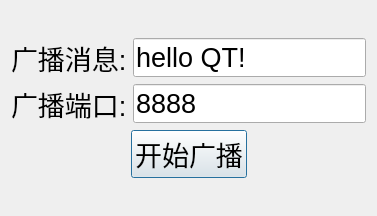
<?xml version="1.0" encoding="UTF-8"?>
<ui version="4.0">
 <class>SenderDialog</class>
 <widget class="QDialog" name="SenderDialog">
  <property name="geometry">
   <rect>
    <x>0</x>
    <y>0</y>
    <width>377</width>
    <height>216</height>
   </rect>
  </property>
  <property name="font">
   <font>
    <pointsize>20</pointsize>
   </font>
  </property>
  <property name="windowTitle">
   <string>广播发送端</string>
  </property>
  <layout class="QVBoxLayout" name="verticalLayout">
   <item>
    <spacer name="verticalSpacer">
     <property name="orientation">
      <enum>Qt::Vertical</enum>
     </property>
     <property name="sizeHint" stdset="0">
      <size>
       <width>20</width>
       <height>15</height>
      </size>
     </property>
    </spacer>
   </item>
   <item>
    <layout class="QGridLayout" name="gridLayout">
     <item row="0" column="0">
      <widget class="QLabel" name="label">
       <property name="text">
        <string>广播消息:</string>
       </property>
      </widget>
     </item>
     <item row="0" column="1">
      <widget class="QLineEdit" name="messageEdit">
       <property name="text">
        <string>hello QT!</string>
       </property>
      </widget>
     </item>
     <item row="1" column="0">
      <widget class="QLabel" name="label_2">
       <property name="text">
        <string>广播端口:</string>
       </property>
      </widget>
     </item>
     <item row="1" column="1">
      <widget class="QLineEdit" name="portEdit">
       <property name="text">
        <string>8888</string>
       </property>
      </widget>
     </item>
    </layout>
   </item>
   <item>
    <layout class="QHBoxLayout" name="horizontalLayout">
     <item>
      <spacer name="horizontalSpacer">
       <property name="orientation">
        <enum>Qt::Horizontal</enum>
       </property>
       <property name="sizeHint" stdset="0">
        <size>
         <width>40</width>
         <height>20</height>
        </size>
       </property>
      </spacer>
     </item>
     <item>
      <widget class="QPushButton" name="startButton">
       <property name="text">
        <string>开始广播</string>
       </property>
      </widget>
     </item>
     <item>
      <spacer name="horizontalSpacer_2">
       <property name="orientation">
        <enum>Qt::Horizontal</enum>
       </property>
       <property name="sizeHint" stdset="0">
        <size>
         <width>40</width>
         <height>20</height>
        </size>
       </property>
      </spacer>
     </item>
    </layout>
   </item>
   <item>
    <spacer name="verticalSpacer_2">
     <property name="orientation">
      <enum>Qt::Vertical</enum>
     </property>
     <property name="sizeHint" stdset="0">
      <size>
       <width>20</width>
       <height>16</height>
      </size>
     </property>
    </spacer>
   </item>
  </layout>
 </widget>
 <layoutdefault spacing="6" margin="11"/>
 <resources/>
 <connections/>
</ui>
